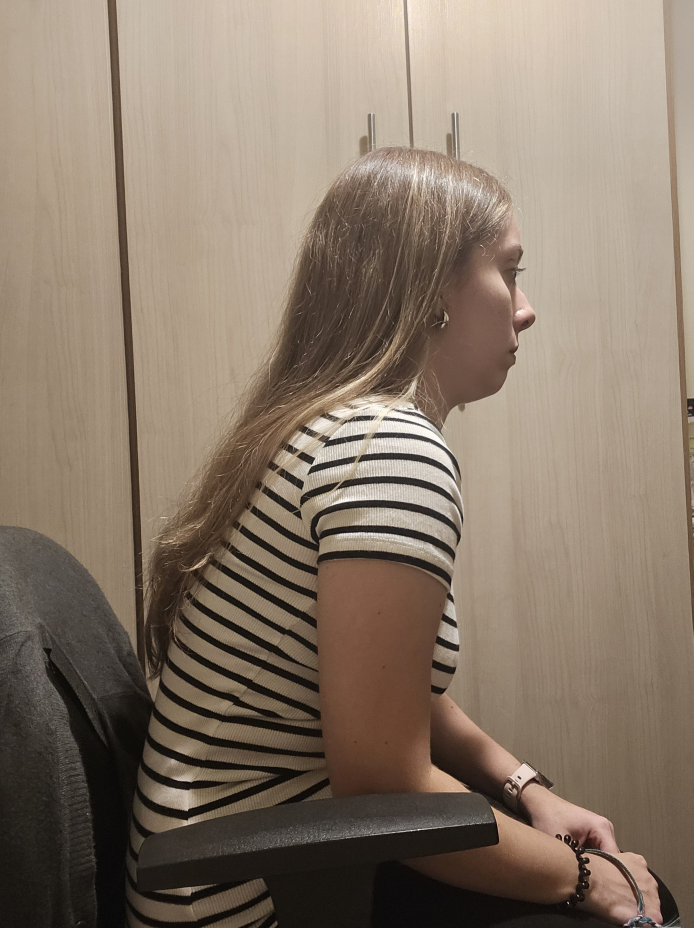
#> input picture projeto/postura_incorreta.jpg, 2080 x 2784 px (shown at 1/3 size)
$ jupyter execute --allow-errors script.ipynb   (text cells are left out)
#> lines starting #> are read from the running program, lines starting #| are printed output that depends on the picture; after the words box and inside, x2 and y2 are one past the last pixel; in counts of white or black regions, pixels touching at a corner belong together
[cell 1]
import cv2 as cv
import matplotlib.pyplot as plt

def plot_histograms(original, processed):

    # Converter para escala de cinza (contraste)
    gray_original = cv.cvtColor(original, cv.COLOR_BGR2GRAY)
    gray_processed = cv.cvtColor(processed, cv.COLOR_BGR2GRAY)

    # Calcular histogramas
    hist_original = cv.calcHist([gray_original], [0], None, [256], [0, 256])
    hist_processed = cv.calcHist([gray_processed], [0], None, [256], [0, 256])

    # Plot
    plt.figure(figsize=(12,5))

    # ORIGINAL
    plt.subplot(1,2,1)
    plt.bar(range(256), hist_original.flatten(), color='blue', edgecolor='gray')
    plt.title('Histograma - Imagem Original')
    plt.xlabel('Intensidade (0-255)')
    plt.ylabel('Quantidade de Pixels')
    plt.xlim([-1,256])
    plt.grid(axis='y', linestyle='--', alpha=0.5)

    # PROCESSADA
    plt.subplot(1,2,2)
    plt.bar(range(256), hist_processed.flatten(), color='red', edgecolor='gray')
    plt.title('Histograma - Imagem Processada')
    plt.xlabel('Intensidade (0-255)')
    plt.ylabel('Quantidade de Pixels')
    plt.xlim([-1,256])
    plt.grid(axis='y', linestyle='--', alpha=0.5)

    plt.tight_layout()
    plt.show()

[cell 2]
img_original = cv.imread('postura_incorreta.jpg')
#> img_original is the input picture: shape (2784, 2080, 3); mean B, G, R 105.5, 120.7, 136.2
img_processada = cv.imread('saida_postura_incorreta.png')

#> (the rest of this cell did not finish here and is left out)


[cell 3]
# [9 lines left out: function rgb_to_ycbcr, not called in this run]

#> (a cell that did not finish here is left out)

[cell 5]
if 'img_rgb' in locals() and img_rgb is not None:
    # Aplicar a função rgb_to_ycbcr
    ycbcr_img = rgb_to_ycbcr(img_rgb)

    # Separar os canais Y, Cb e Cr
    Y_channel = ycbcr_img[:, :, 0]
    Cb_channel = ycbcr_img[:, :, 1]
    Cr_channel = ycbcr_img[:, :, 2]

    # Plotar a imagem original e os canais separados
    plt.figure(figsize=(18, 5))

    plt.subplot(1, 4, 1)
    plt.imshow(img_rgb)
    plt.title('Imagem RGB Original')
    plt.axis('off')

    plt.subplot(1, 4, 2)
    plt.imshow(Y_channel, cmap='gray')
    plt.title('Y Channel (Luminancia)')
    plt.axis('off')

    plt.subplot(1, 4, 3)
    plt.imshow(Cb_channel, cmap='RdBu') # Red-Blue para Cb
    plt.title('Cb Crominancia (Blue-Yellow)')
    plt.axis('off')

    plt.subplot(1, 4, 4)
    plt.imshow(Cr_channel, cmap='PiYG') # Pink-Yellow-Green para Cr
    plt.title('Cr Crominancia (Red-Green)')
    plt.axis('off')

    plt.show()
else:
    print("Erro: 'img_rgb' não está definida. Por favor, carregue a imagem RGB primeiro.")

[cell 6]
import cv2
import mediapipe as mp
import numpy as np
import cv2_imshow

# For mediapipe.tasks
from mediapipe.tasks import python
from mediapipe.tasks.python import vision

import os
import urllib.request

# [40 lines left out: function draw_keypoints, not called in this run]


def process_image(path, output_path="resultado.jpg"):
#> called with path = 'postura_incorreta.jpg', output_path = 'saida_postura_incorreta.png'
    image = cv2.imread(path)

    if image is None:
        print("Erro ao carregar imagem")
        return

    image_rgb = cv2.cvtColor(image, cv2.COLOR_BGR2RGB)

    # Download the pose landmarker model if not exists
    model_path = 'pose_landmarker_lite.task'
    if not os.path.exists(model_path):
        print(f"Downloading {model_path}...")
        url = "https://storage.googleapis.com/mediapipe-models/pose_landmarker/pose_landmarker_lite/float16/1/pose_landmarker_lite.task"
        urllib.request.urlretrieve(url, model_path)
#> (this line was passed over: the network is not available in this run)
        print(f"{model_path} downloaded.")

    base_options = python.BaseOptions(model_asset_path=model_path)
    options = vision.PoseLandmarkerOptions(
        base_options=base_options,
        output_segmentation_masks=False,
        running_mode=vision.RunningMode.IMAGE
    )
    detector = vision.PoseLandmarker.create_from_options(options)

    mp_image = mp.Image(image_format=mp.ImageFormat.SRGB, data=image_rgb)
    detection_result = detector.detect(mp_image)

    if detection_result.pose_landmarks:
        # Create a copy for annotation
        annotated_image = image.copy()

        # Draw custom keypoints
        annotated_image = draw_keypoints(annotated_image, detection_result.pose_landmarks)

        combined = np.hstack((image, annotated_image))

        try:
            cv2_imshow(combined)
        except:
            cv2.imshow("Resultado", combined)
            cv2.waitKey(0)
            cv2.destroyAllWindows()

        # salvar imagem
        cv2.imwrite(output_path, combined)
        print(f"Imagem salva em: {output_path}")

    else:
        print("Nenhuma pose detectada")

[cell 7]
process_image('postura_incorreta.jpg', 'saida_postura_incorreta.png')
#> (the call stopped at in process_image, `base_options = python.BaseOptions(model_asset_path=model_path)`: mediapipe is not available in this run)

[cell 8]
import plotly.express as px
import matplotlib.pyplot as plt
img = cv2.imread('postura_incorreta.jpg')
gray = cv2.cvtColor(img,cv2.COLOR_BGR2GRAY)
img_ori = img.copy()
# PASSO 2. Binarização (Limiarização de Otsu)
ret, thresh = cv2.threshold(gray,0,255,cv2.THRESH_BINARY_INV+cv2.THRESH_OTSU)
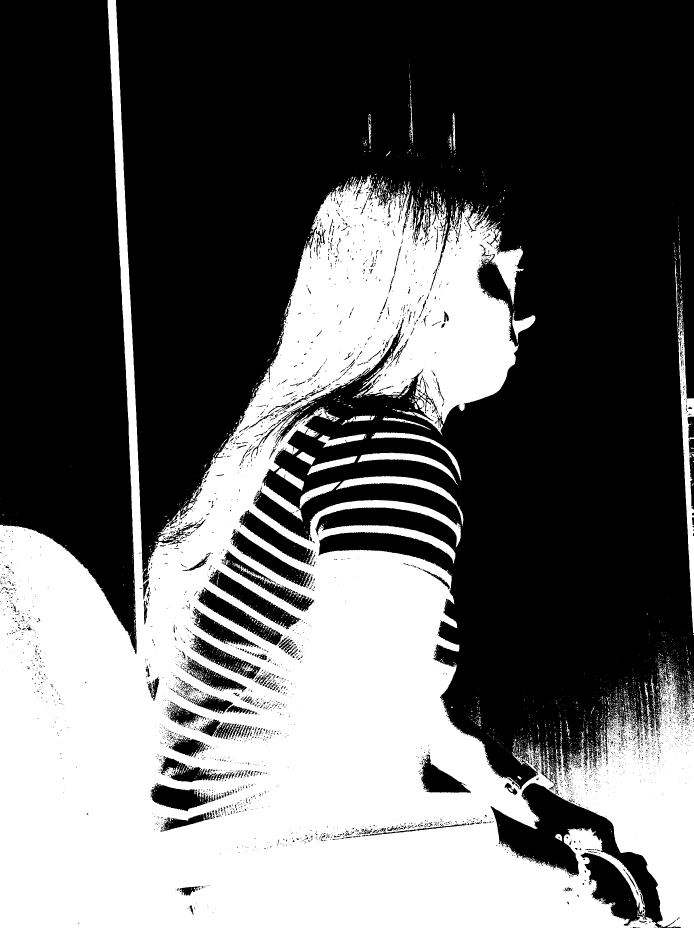
#> thresh: shape (2784, 2080) (shown at 1/3 size); 39.3% white; 3730 white regions (3482 under 20 px), largest, box (x1, y1, x2, y2) and area: (0, 0, 2080, 2784) 2198383, (2025, 793, 2080, 1899) 14664, (1007, 1428, 1390, 1578) 7849
#> ret = 112
plt.figure(figsize=(7,7))
plt.subplot(121),plt.imshow(img,"gray"),plt.title('Postura Incorreta')
plt.xticks([]), plt.yticks([])
plt.subplot(122),plt.imshow(thresh,"gray"),plt.title('Postura Incorreta - Binarizada')
plt.xticks([]), plt.yticks([])
plt.show()

[cell 9]
# EXEMPLO COMPLETO DE SEGMENTAÇÃO POR WATERSHED
#

import cv2
import numpy as np

# 1. Carregar imagem e converter para escala de cinza
img = cv2.imread('postura_incorreta.jpg')
gray = cv2.cvtColor(img, cv2.COLOR_BGR2GRAY)

# 2. Binarização (Limiarização de Otsu)
ret, thresh = cv2.threshold(gray, 0, 255, cv2.THRESH_BINARY_INV + cv2.THRESH_OTSU)

# 3. Remoção de ruído (Morfologia)
kernel = np.ones((3,3), np.uint8)
opening = cv2.morphologyEx(thresh, cv2.MORPH_OPEN, kernel, iterations=2)

# 4. Transformada de Distância
# Calculamos a distância de cada pixel branco ao pixel preto mais próximo
dist_transform = cv2.distanceTransform(opening, cv2.DIST_L2, 5)

# 5. Obter o "Foreground de Certeza"
# Pegamos apenas os picos da transformada de distância
ret, sure_fg = cv2.threshold(dist_transform, 0.7 * dist_transform.max(), 255, 0)
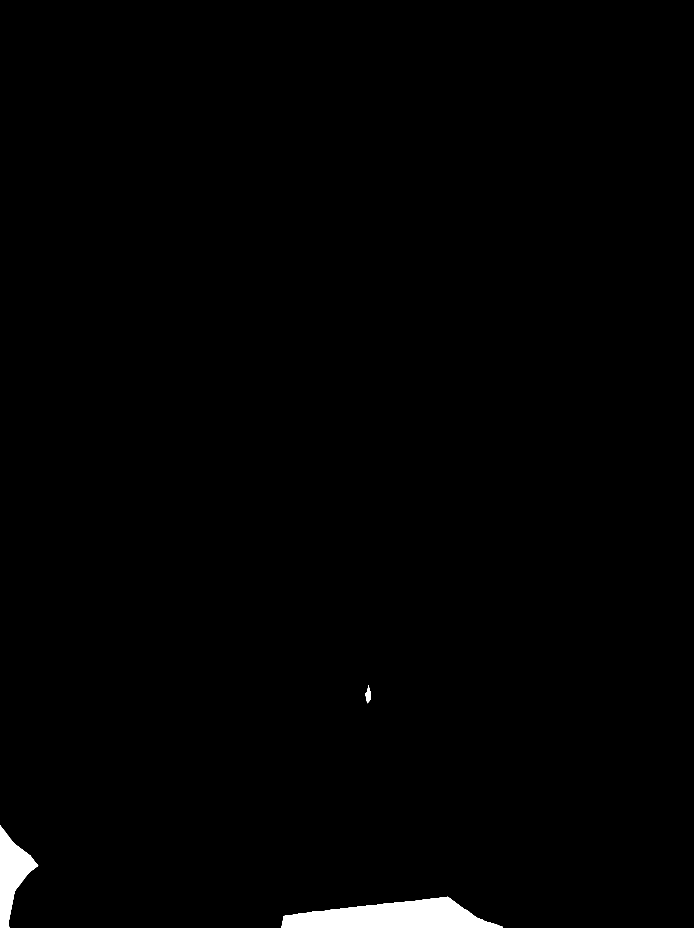
#> sure_fg: shape (2784, 2080) float32 (shown at 1/3 size); 0.97% white; 3 white regions, box (x1, y1, x2, y2) and area: (844, 2690, 1507, 2784) 39255, (0, 2476, 115, 2784) 16216, (1096, 2055, 1113, 2110) 490
#> ret = 210

# 6. Marcadores para o Watershed
sure_fg = np.uint8(sure_fg)
ret, markers = cv2.connectedComponents(sure_fg)
#> ret = 4

# Adicionamos 1 a todos os labels para que o fundo seja 1 e não 0
markers = markers + 1
# Marcamos a região desconhecida (fronteiras) como 0
unknown = cv2.subtract(cv2.dilate(opening, kernel, iterations=3), sure_fg)
markers[unknown == 255] = 0

# 7. Aplicar Watershed
markers = cv2.watershed(img, markers)
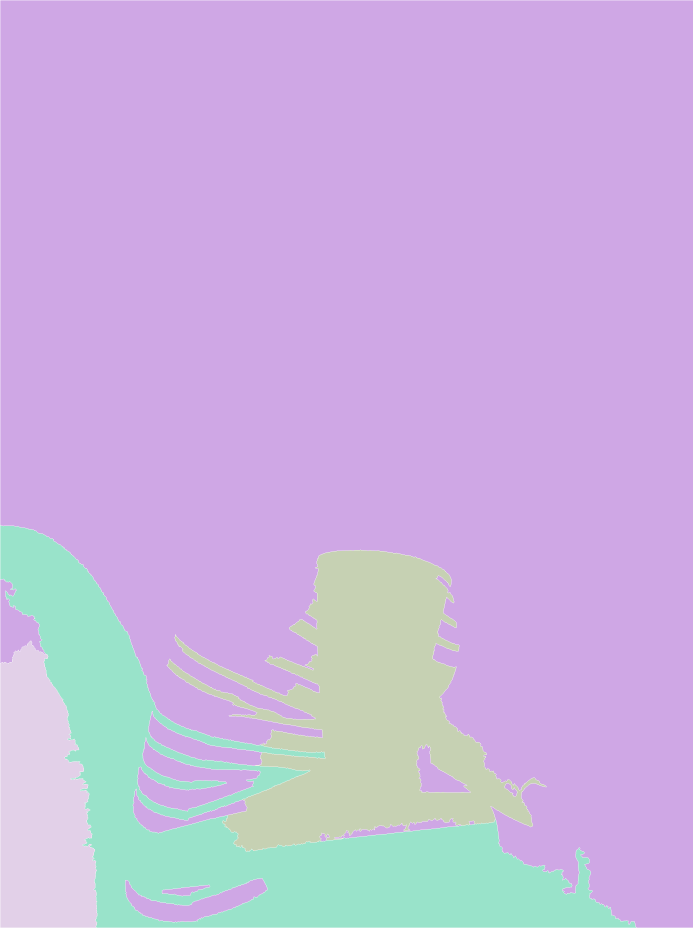
#> markers: shape (2784, 2080) int32 (shown at 1/3 size); 5 distinct labels, from -1 to 4; one colour per label, 0 black, -1 white
img[markers == -1] = [255, 0, 0] # Bordas em vermelho

[cell 10]
# Mostrar imagens:
plt.figure(figsize=(8,5))
plt.subplot(122),plt.imshow(img,"gray"),plt.title('SEGMENTADO POR WATERSHED')
plt.xticks([]),plt.yticks([])
plt.show()

[cell 11]
# escreve um arquivo de imagem com img transformada
cv2.imwrite('saida_trat.png', img)
#> Out = True

[cell 12]
import cv2
import mediapipe as mp
import numpy as np
import os
import urllib.request
from mediapipe.tasks import python
from mediapipe.tasks.python import vision

def apply_watershed_segmentation(img):
    # 1. Pré-processamento: Tons de Cinza e Suavização
    gray = cv2.cvtColor(img, cv2.COLOR_BGR2GRAY)
    blurred = cv2.GaussianBlur(gray, (5, 5), 0) # Ajuda a remover ruído

    # 2. Binarização (Otsu)
    # ATENÇÃO: A complexidade do fundo torna isso muito difícil!
    _, thresh = cv2.threshold(blurred, 0, 255, cv2.THRESH_BINARY_INV + cv2.THRESH_OTSU)

    # 3. Limpeza morfológica
    kernel = np.ones((3,3), np.uint8)
    opening = cv2.morphologyEx(thresh, cv2.MORPH_OPEN, kernel, iterations=2)
    sure_bg = cv2.dilate(opening, kernel, iterations=3)

    # 4. Transformada de Distância
    dist_transform = cv2.distanceTransform(opening, cv2.DIST_L2, 5)

    # --- CORREÇÃO CRÍTICA AQUI! ---
    # Mudamos de 0.7 para 0.05 (ou até menos) para pegar o corpo todo
    _, sure_fg = cv2.threshold(dist_transform, 0.05 * dist_transform.max(), 255, 0)

    # 5. Marcadores para o Watershed
    sure_fg = np.uint8(sure_fg)
    unknown = cv2.subtract(sure_bg, sure_fg)

    _, markers = cv2.connectedComponents(sure_fg)
    markers = markers + 1
    markers[unknown == 255] = 0

    # 6. Watershed
    markers = cv2.watershed(img, markers)

    # Criar máscara
    mask = np.zeros(img.shape[:2], dtype=np.uint8)
    mask[markers > 1] = 255

    # Aplicar a máscara
    segmented_img = cv2.bitwise_and(img, img, mask=mask)
    return segmented_img

# [29 lines left out: function draw_keypoints, not called in this run]

def process_image(path, output_path="resultado.jpg"):
    image = cv2.imread(path)
    if image is None:
        print(f"Erro ao carregar '{path}'")
        return

    # Executa a segmentação PDI (Técnica tradicional)
    print("Aplicando segmentação Watershed...")
    image_segmented = apply_watershed_segmentation(image)

    # Configuração do MediaPipe
    model_path = 'pose_landmarker_lite.task'
    if not os.path.exists(model_path):
        url = "https://storage.googleapis.com/mediapipe-models/pose_landmarker/pose_landmarker_lite/float16/1/pose_landmarker_lite.task"
        urllib.request.urlretrieve(url, model_path)
#> (this line was passed over: the network is not available in this run)

    options = vision.PoseLandmarkerOptions(
        base_options=python.BaseOptions(model_asset_path=model_path),
        running_mode=vision.RunningMode.IMAGE
    )
    detector = vision.PoseLandmarker.create_from_options(options)

    # Tenta detecção na segmentada
    image_rgb_seg = cv2.cvtColor(image_segmented, cv2.COLOR_BGR2RGB)
    mp_image_seg = mp.Image(image_format=mp.ImageFormat.SRGB, data=image_rgb_seg)
    detection_result = detector.detect(mp_image_seg)

    # Fallback (Plano B): Tenta na original se a segmentada falhar
    if not detection_result.pose_landmarks:
        print("Pose não detectada na segmentada. Tentando original (Fallback)...")
        image_rgb_orig = cv2.cvtColor(image, cv2.COLOR_BGR2RGB)
        mp_image_orig = mp.Image(image_format=mp.ImageFormat.SRGB, data=image_rgb_orig)
        detection_result = detector.detect(mp_image_orig)

    if detection_result.pose_landmarks:
        annotated_image = image.copy()
        annotated_image = draw_keypoints(annotated_image, detection_result.pose_landmarks)

        # Painel: Original | Segmentada PDI | Analisada
        res_seg = cv2.resize(image_segmented, (image.shape[1], image.shape[0]))
        combined = np.hstack((image, res_seg, annotated_image))

        cv2.imwrite(output_path, combined)
        plt.imshow(cv2.cvtColor(combined, cv2.COLOR_BGR2RGB))
        print(f"Sucesso! Resultado salvo em {output_path}")
    else:
        print("Infelizmente, nenhuma pose foi detectada.")

# --- EXECUÇÃO ---
# Certifique-se de que o arquivo 'postura_incorreta.jpg' está na mesma pasta!
process_image('postura_incorreta.jpg', 'saida_final.png')
#> (the call stopped at in process_image, `options = vision.PoseLandmarkerOptions( base_options=python.BaseOption..`: mediapipe is not available in this run)

[cell 13]
import cv2
import mediapipe as mp
import numpy as np
import os
import urllib.request
from mediapipe.tasks import python
from mediapipe.tasks.python import vision

# [29 lines left out: function draw_keypoints, not called in this run]

def process_image_mp_mask(path, output_path="resultado.jpg"):
#> called with path = 'ia_mulher_sentada.png', output_path = 'ia_mulher_sentada_saida_final_mp.png'
    image = cv2.imread(path)
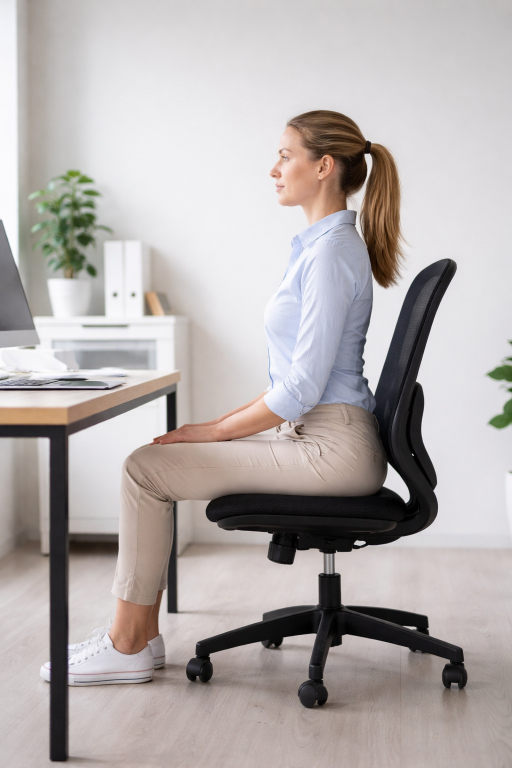
#> input picture projeto/ia_mulher_sentada.png, 1024 x 1536 px (shown at 1/2 size)
#> image is the input picture: shape (1536, 1024, 3); mean B, G, R 172.8, 174, 180.4
    if image is None:
        print(f"Erro ao carregar '{path}'")
        return
    h, w, _ = image.shape

    # Configuração do MediaPipe - AGORA HABILITANDO SEGMENTAÇÃO!
    model_path = 'pose_landmarker_lite.task'
    if not os.path.exists(model_path):
        url = "https://storage.googleapis.com/mediapipe-models/pose_landmarker/pose_landmarker_lite/float16/1/pose_landmarker_lite.task"
        urllib.request.urlretrieve(url, model_path)
#> (this line was passed over: the network is not available in this run)

    options = vision.PoseLandmarkerOptions(
        base_options=python.BaseOptions(model_asset_path=model_path),
        running_mode=vision.RunningMode.IMAGE,
        # --- ATENÇÃO: ESSA É A CHAVE ---
        output_segmentation_masks=True
    )
    detector = vision.PoseLandmarker.create_from_options(options)

    # Tenta detecção na original
    image_rgb_orig = cv2.cvtColor(image, cv2.COLOR_BGR2RGB)
    mp_image_orig = mp.Image(image_format=mp.ImageFormat.SRGB, data=image_rgb_orig)
    result = detector.detect(mp_image_orig)

    if result.pose_landmarks and result.segmentation_masks:
        # 1. Obtém a Máscara de Segmentação
        segmentation_mask = result.segmentation_masks[0].numpy_view()

        # 2. Converte para uma máscara binária (Transformação de Formato)
        # O MediaPipe gera valores flutuantes entre 0 (fundo) e 1 (corpo).
        # Normalizamos e binarizamos.
        mask = (segmentation_mask > 0.1).astype(np.uint8) * 255 # Ajuste suave de threshold

        # 3. PDI: Aplica a Máscara na Original
        # A máscara é apenas [h, w], precisamos do 3º canal.
        mask_3ch = cv2.cvtColor(mask, cv2.COLOR_GRAY2BGR)
        image_segmented = cv2.bitwise_and(image, mask_3ch) # Aplica a máscara na imagem original

        annotated_image = image.copy()
        annotated_image = draw_keypoints(annotated_image, result.pose_landmarks)

        # Painel: Original | Máscara | Analisada
        combined = np.hstack((image, mask_3ch, annotated_image))

        cv2.imwrite(output_path, combined)
        plt.imshow(cv2.cvtColor(combined, cv2.COLOR_BGR2RGB))
        plt.axis('off')

        print(f"Sucesso Total! Resultado salvo em {output_path}")

        # retorna os lanndimarks para análise posterior (se necessário)
        return result.pose_landmarks, mask
    else:
        print("Infelizmente, nenhuma pose foi detectada.")
        return None, None

# --- EXECUÇÃO ---
# Certifique-se de que o arquivo 'postura_incorreta.jpg' está na mesma pasta!
#> (the rest of this cell did not finish here and is left out)

#> (a cell that did not finish here is left out)


[cell 15]
img1 = cv.imread('ia_mulher_sentada.png')
img2 = cv.imread('saida_final_mp.png')

#> (the rest of this cell did not finish here and is left out)


[cell 16]
ima1 = cv.imread('postura_incorreta.jpg')
ima2 = cv.imread('postura_incorreta_saida_final_mp.png')
#> (the rest of this cell did not finish here and is left out)

#> (a cell that did not finish here is left out)

[cell 18]
# retorna que a postura esta incorreta ou correta dependendo da posição dos pontos
# [18 lines left out: function check_posture, not called in this run]


#> (the rest of this cell did not finish here and is left out)

[cell 19]
import time

cap = cv2.VideoCapture(0)
if not cap.isOpened():
    print("Erro ao acessar webcam")
    cap.release()
    cv2.destroyAllWindows()
    raise SystemExit

fourcc = cv2.VideoWriter_fourcc(*'XVID')
out = None

last_analysis_time = 0.0
analysis_interval = 1.0  # analisar postura a cada 1 segundo
last_landmarks = None
last_mask = None
posture_message = "Aguardando análise..."

# Função auxiliar para desenhar landmarks em um frame

# [8 lines left out: function annotate_frame_with_landmarks, not called in this run]

while True:
    ret, frame = cap.read()
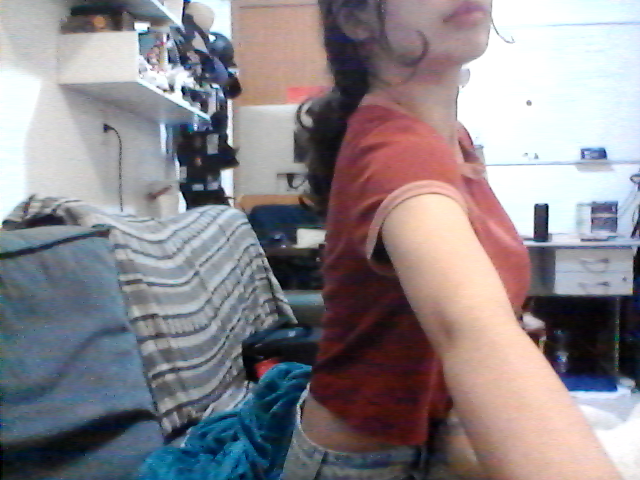
#> input picture projeto/frame_entrada.png, 640 x 480 px, given in place of the camera
#> frame is the input picture: shape (480, 640, 3); mean B, G, R 138.6, 133.6, 139.3
    if not ret:
        print("Falha ao capturar frame")
        break

    current_time = time.time()
    if current_time - last_analysis_time >= analysis_interval:
        last_analysis_time = current_time
        cv2.imwrite("frame_entrada.png", frame)
        landmarks, mask = process_image_mp_mask("frame_entrada.png", "frame_saida.png")

        if landmarks:
            posture_message = check_posture(landmarks)
            last_landmarks = landmarks
            last_mask = mask
        else:
            posture_message = "Nenhuma pose detectada no frame atual"
            last_landmarks = None
            last_mask = None

        print(f"[{time.strftime('%H:%M:%S')}] {posture_message}")

    annotated_frame = annotate_frame_with_landmarks(frame, last_landmarks, last_mask)
    combined = np.hstack((frame, annotated_frame))

    if out is None:
        height, width = combined.shape[:2]
        out = cv2.VideoWriter('video_analisado.avi', fourcc, 20.0, (width, height))

    out.write(combined)

    cv2.putText(combined, posture_message, (10, 30), cv2.FONT_HERSHEY_SIMPLEX, 0.75, (0, 255, 255), 2)
    cv2.imshow('Vídeo - Pressione "q" para interromper gravação', combined)

    key = cv2.waitKey(1) & 0xFF
    if key == ord('q'):
        print("Gravação interrompida pelo usuário.")
        break

cap.release()
if out:
    out.release()
cv2.destroyAllWindows()
